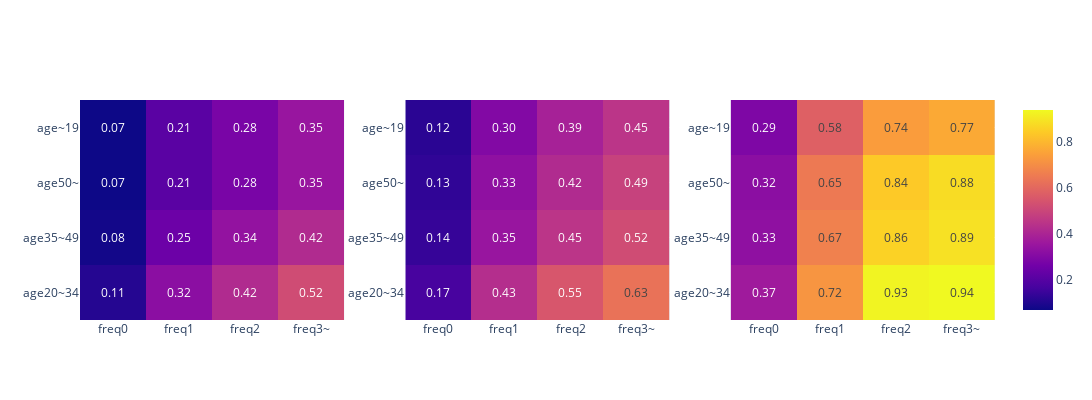

This figure's notebook cell:
### Code cell
fig = make_subplots(rows=1, cols=3)
for idx, ptn in enumerate(["prob_dm1", "prob_dm2", "prob_dm3"]):
    idx += 1
    prob_pivot_df = pd.pivot_table(
        data=prob_df, values=ptn, index="age_cat", columns="freq_cat"
    )
    heatmap = go.Heatmap(
        z=prob_pivot_df.values,
        x=prob_pivot_df.columns,
        y=prob_pivot_df.index,
        coloraxis="coloraxis",
        text=prob_pivot_df.values,
        texttemplate="%{text:.2f}",
        textfont={"size": 12},
    )
    fig.add_trace(heatmap, row=1, col=idx)

fig.update_layout(height=400, width=1200)
fig.show()

### Figure 1 — Plotly figure (JSON) as saved in the notebook; plotly's stock layout.template omitted (floating-point values rounded to 4 significant figures)
{"data": [{"coloraxis": "coloraxis", "text": [[0.11, 0.32, 0.42, 0.52], [0.08, 0.25, 0.34, 0.42], [0.07, 0.21, 0.28, 0.35], [0.07, 0.21, 0.28, 0.35]], "textfont": {"size": 12}, "texttemplate": "%{text:.2f}", "type": "heatmap", "x": ["freq0", "freq1", "freq2", "freq3~"], "xaxis": "x", "y": ["age20~34", "age35~49", "age50~", "age~19"], "yaxis": "y", "z": [[0.11, 0.32, 0.42, 0.52], [0.08, 0.25, 0.34, 0.42], [0.07, 0.21, 0.28, 0.35], [0.07, 0.21, 0.28, 0.35]]}, {"coloraxis": "coloraxis", "text": [[0.17, 0.43, 0.55, 0.63], [0.14, 0.35, 0.45, 0.52], [0.13, 0.33, 0.42, 0.49], [0.12, 0.3, 0.39, 0.45]], "textfont": {"size": 12}, "texttemplate": "%{text:.2f}", "type": "heatmap", "x": ["freq0", "freq1", "freq2", "freq3~"], "xaxis": "x2", "y": ["age20~34", "age35~49", "age50~", "age~19"], "yaxis": "y2", "z": [[0.17, 0.43, 0.55, 0.63], [0.14, 0.35, 0.45, 0.52], [0.13, 0.33, 0.42, 0.49], [0.12, 0.3, 0.39, 0.45]]}, {"coloraxis": "coloraxis", "text": [[0.37, 0.72, 0.93, 0.94], [0.33, 0.67, 0.86, 0.89], [0.32, 0.65, 0.84, 0.88], [0.29, 0.58, 0.74, 0.77]], "textfont": {"size": 12}, "texttemplate": "%{text:.2f}", "type": "heatmap", "x": ["freq0", "freq1", "freq2", "freq3~"], "xaxis": "x3", "y": ["age20~34", "age35~49", "age50~", "age~19"], "yaxis": "y3", "z": [[0.37, 0.72, 0.93, 0.94], [0.33, 0.67, 0.86, 0.89], [0.32, 0.65, 0.84, 0.88], [0.29, 0.58, 0.74, 0.77]]}], "layout": {"height": 400, "width": 1200, "xaxis": {"anchor": "y", "domain": [0, 0.2889]}, "xaxis2": {"anchor": "y2", "domain": [0.3556, 0.6444]}, "xaxis3": {"anchor": "y3", "domain": [0.7111, 1]}, "yaxis": {"anchor": "x", "domain": [0, 1]}, "yaxis2": {"anchor": "x2", "domain": [0, 1]}, "yaxis3": {"anchor": "x3", "domain": [0, 1]}}}
